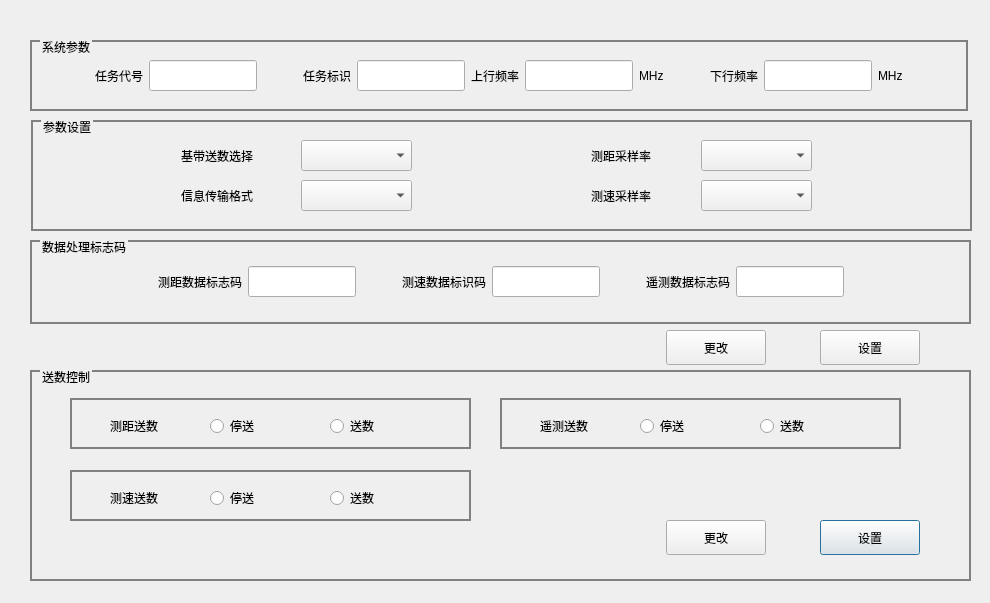
<?xml version="1.0" encoding="UTF-8"?>
<ui version="4.0">
 <class>USBBBE_SysParaSetGUIDlg</class>
 <widget class="QDialog" name="USBBBE_SysParaSetGUIDlg">
  <property name="geometry">
   <rect>
    <x>0</x>
    <y>0</y>
    <width>990</width>
    <height>603</height>
   </rect>
  </property>
  <property name="windowTitle">
   <string>USBBBE_SysParaSetGUIDlg</string>
  </property>
  <property name="styleSheet">
   <string notr="true">QGroupBox
{
	border-width:2px;
	border-style:solid;
	border-color:gray;
	margin-top:1ex;
}

QGroupBox::title
{
	subcontrol-origin:margin;
	subcontrol-position:top left;
	left:10px;
	padding: 0px;
}</string>
  </property>
  <widget class="QGroupBox" name="groupBox_6">
   <property name="geometry">
    <rect>
     <x>30</x>
     <y>40</y>
     <width>938</width>
     <height>71</height>
    </rect>
   </property>
   <property name="title">
    <string>系统参数</string>
   </property>
   <layout class="QGridLayout" name="gridLayout">
    <item row="0" column="0">
     <spacer name="horizontalSpacer">
      <property name="orientation">
       <enum>Qt::Horizontal</enum>
      </property>
      <property name="sizeHint" stdset="0">
       <size>
        <width>9</width>
        <height>20</height>
       </size>
      </property>
     </spacer>
    </item>
    <item row="0" column="1">
     <layout class="QHBoxLayout" name="horizontalLayout">
      <item>
       <widget class="QLabel" name="label_TaskCode">
        <property name="text">
         <string>任务代号</string>
        </property>
        <property name="alignment">
         <set>Qt::AlignLeading|Qt::AlignLeft|Qt::AlignVCenter</set>
        </property>
       </widget>
      </item>
      <item>
       <widget class="QLineEdit" name="lineEdit_TaskCode">
        <property name="minimumSize">
         <size>
          <width>0</width>
          <height>31</height>
         </size>
        </property>
       </widget>
      </item>
      <item>
       <spacer name="horizontalSpacer_5">
        <property name="orientation">
         <enum>Qt::Horizontal</enum>
        </property>
        <property name="sizeHint" stdset="0">
         <size>
          <width>40</width>
          <height>20</height>
         </size>
        </property>
       </spacer>
      </item>
      <item>
       <widget class="QLabel" name="label_TaskFlag">
        <property name="text">
         <string>任务标识</string>
        </property>
        <property name="alignment">
         <set>Qt::AlignLeading|Qt::AlignLeft|Qt::AlignVCenter</set>
        </property>
       </widget>
      </item>
      <item>
       <widget class="QLineEdit" name="lineEdit_TaskFlag">
        <property name="minimumSize">
         <size>
          <width>0</width>
          <height>31</height>
         </size>
        </property>
       </widget>
      </item>
      <item>
       <widget class="QLabel" name="label_UptoFr">
        <property name="text">
         <string>上行频率</string>
        </property>
        <property name="alignment">
         <set>Qt::AlignLeading|Qt::AlignLeft|Qt::AlignVCenter</set>
        </property>
       </widget>
      </item>
      <item>
       <widget class="QLineEdit" name="lineEdit_UptoFr">
        <property name="minimumSize">
         <size>
          <width>0</width>
          <height>31</height>
         </size>
        </property>
       </widget>
      </item>
      <item>
       <widget class="QLabel" name="label_17">
        <property name="text">
         <string>MHz</string>
        </property>
       </widget>
      </item>
      <item>
       <spacer name="horizontalSpacer_3">
        <property name="orientation">
         <enum>Qt::Horizontal</enum>
        </property>
        <property name="sizeHint" stdset="0">
         <size>
          <width>40</width>
          <height>20</height>
         </size>
        </property>
       </spacer>
      </item>
      <item>
       <widget class="QLabel" name="label_DowntoFre">
        <property name="text">
         <string>下行频率</string>
        </property>
       </widget>
      </item>
      <item>
       <widget class="QLineEdit" name="lineEdit_DowntoFre">
        <property name="minimumSize">
         <size>
          <width>0</width>
          <height>31</height>
         </size>
        </property>
       </widget>
      </item>
      <item>
       <widget class="QLabel" name="label_18">
        <property name="text">
         <string>MHz</string>
        </property>
       </widget>
      </item>
     </layout>
    </item>
    <item row="0" column="2">
     <spacer name="horizontalSpacer_2">
      <property name="orientation">
       <enum>Qt::Horizontal</enum>
      </property>
      <property name="sizeHint" stdset="0">
       <size>
        <width>9</width>
        <height>20</height>
       </size>
      </property>
     </spacer>
    </item>
   </layout>
  </widget>
  <widget class="QGroupBox" name="groupBox_8">
   <property name="geometry">
    <rect>
     <x>31</x>
     <y>120</y>
     <width>941</width>
     <height>111</height>
    </rect>
   </property>
   <property name="styleSheet">
    <string notr="true"/>
   </property>
   <property name="title">
    <string>参数设置</string>
   </property>
   <widget class="QLabel" name="label_SpeedGetRate">
    <property name="geometry">
     <rect>
      <x>560</x>
      <y>60</y>
      <width>111</width>
      <height>31</height>
     </rect>
    </property>
    <property name="text">
     <string>测速采样率</string>
    </property>
    <property name="alignment">
     <set>Qt::AlignLeading|Qt::AlignLeft|Qt::AlignVCenter</set>
    </property>
   </widget>
   <widget class="QLabel" name="label_MeterGetRate">
    <property name="geometry">
     <rect>
      <x>560</x>
      <y>20</y>
      <width>111</width>
      <height>31</height>
     </rect>
    </property>
    <property name="text">
     <string>测距采样率</string>
    </property>
    <property name="alignment">
     <set>Qt::AlignLeading|Qt::AlignLeft|Qt::AlignVCenter</set>
    </property>
   </widget>
   <widget class="QLabel" name="label_DataTransFormat">
    <property name="geometry">
     <rect>
      <x>150</x>
      <y>60</y>
      <width>100</width>
      <height>31</height>
     </rect>
    </property>
    <property name="text">
     <string>信息传输格式</string>
    </property>
    <property name="alignment">
     <set>Qt::AlignLeading|Qt::AlignLeft|Qt::AlignVCenter</set>
    </property>
   </widget>
   <widget class="QLabel" name="label_BaseDataTransType">
    <property name="geometry">
     <rect>
      <x>150</x>
      <y>20</y>
      <width>121</width>
      <height>31</height>
     </rect>
    </property>
    <property name="text">
     <string>基带送数选择</string>
    </property>
    <property name="alignment">
     <set>Qt::AlignLeading|Qt::AlignLeft|Qt::AlignVCenter</set>
    </property>
   </widget>
   <widget class="QComboBox" name="comboBox_BaseDataTransType">
    <property name="geometry">
     <rect>
      <x>270</x>
      <y>20</y>
      <width>111</width>
      <height>31</height>
     </rect>
    </property>
   </widget>
   <widget class="QComboBox" name="comboBox_DataTransFormat">
    <property name="geometry">
     <rect>
      <x>270</x>
      <y>60</y>
      <width>111</width>
      <height>31</height>
     </rect>
    </property>
   </widget>
   <widget class="QLabel" name="label_34">
    <property name="geometry">
     <rect>
      <x>1390</x>
      <y>224</y>
      <width>24</width>
      <height>16</height>
     </rect>
    </property>
    <property name="text">
     <string>字</string>
    </property>
   </widget>
   <widget class="QComboBox" name="comboBox_SpeedGetRate">
    <property name="geometry">
     <rect>
      <x>670</x>
      <y>60</y>
      <width>111</width>
      <height>31</height>
     </rect>
    </property>
   </widget>
   <widget class="QComboBox" name="comboBox_MeterGetRate">
    <property name="geometry">
     <rect>
      <x>670</x>
      <y>20</y>
      <width>111</width>
      <height>31</height>
     </rect>
    </property>
   </widget>
  </widget>
  <widget class="QGroupBox" name="groupBox_DataCtrl">
   <property name="geometry">
    <rect>
     <x>30</x>
     <y>370</y>
     <width>941</width>
     <height>211</height>
    </rect>
   </property>
   <property name="title">
    <string>送数控制</string>
   </property>
   <widget class="QGroupBox" name="groupBox_Cj">
    <property name="geometry">
     <rect>
      <x>40</x>
      <y>28</y>
      <width>401</width>
      <height>51</height>
     </rect>
    </property>
    <property name="title">
     <string/>
    </property>
    <widget class="QLabel" name="label_MeterSend">
     <property name="geometry">
      <rect>
       <x>40</x>
       <y>20</y>
       <width>71</width>
       <height>16</height>
      </rect>
     </property>
     <property name="text">
      <string>测距送数</string>
     </property>
    </widget>
    <widget class="QRadioButton" name="radioButton_MeterStop">
     <property name="geometry">
      <rect>
       <x>140</x>
       <y>20</y>
       <width>62</width>
       <height>16</height>
      </rect>
     </property>
     <property name="text">
      <string>停送</string>
     </property>
    </widget>
    <widget class="QRadioButton" name="radioButton_MeterGo">
     <property name="geometry">
      <rect>
       <x>260</x>
       <y>20</y>
       <width>62</width>
       <height>16</height>
      </rect>
     </property>
     <property name="text">
      <string>送数</string>
     </property>
    </widget>
   </widget>
   <widget class="QGroupBox" name="groupBox_Cs">
    <property name="geometry">
     <rect>
      <x>40</x>
      <y>100</y>
      <width>401</width>
      <height>51</height>
     </rect>
    </property>
    <property name="title">
     <string/>
    </property>
    <widget class="QLabel" name="label_SpeedSend">
     <property name="geometry">
      <rect>
       <x>40</x>
       <y>20</y>
       <width>71</width>
       <height>16</height>
      </rect>
     </property>
     <property name="text">
      <string>测速送数</string>
     </property>
    </widget>
    <widget class="QRadioButton" name="radioButton_SpeedStop">
     <property name="geometry">
      <rect>
       <x>140</x>
       <y>20</y>
       <width>62</width>
       <height>16</height>
      </rect>
     </property>
     <property name="text">
      <string>停送</string>
     </property>
    </widget>
    <widget class="QRadioButton" name="radioButton_SpeedGo">
     <property name="geometry">
      <rect>
       <x>260</x>
       <y>20</y>
       <width>62</width>
       <height>16</height>
      </rect>
     </property>
     <property name="text">
      <string>送数</string>
     </property>
    </widget>
   </widget>
   <widget class="QGroupBox" name="groupBox_TM">
    <property name="geometry">
     <rect>
      <x>470</x>
      <y>28</y>
      <width>401</width>
      <height>51</height>
     </rect>
    </property>
    <property name="title">
     <string/>
    </property>
    <widget class="QLabel" name="label_TMSend">
     <property name="geometry">
      <rect>
       <x>40</x>
       <y>20</y>
       <width>71</width>
       <height>16</height>
      </rect>
     </property>
     <property name="text">
      <string>遥测送数</string>
     </property>
    </widget>
    <widget class="QRadioButton" name="radioButton_TeleStop">
     <property name="geometry">
      <rect>
       <x>140</x>
       <y>20</y>
       <width>62</width>
       <height>16</height>
      </rect>
     </property>
     <property name="text">
      <string>停送</string>
     </property>
    </widget>
    <widget class="QRadioButton" name="radioButton_TeleGo">
     <property name="geometry">
      <rect>
       <x>260</x>
       <y>20</y>
       <width>62</width>
       <height>16</height>
      </rect>
     </property>
     <property name="text">
      <string>送数</string>
     </property>
    </widget>
   </widget>
   <widget class="QPushButton" name="pushButton_SetDTCtrl">
    <property name="geometry">
     <rect>
      <x>790</x>
      <y>150</y>
      <width>100</width>
      <height>35</height>
     </rect>
    </property>
    <property name="text">
     <string>设置</string>
    </property>
   </widget>
   <widget class="QPushButton" name="pushButton_ModifyDTCtrl">
    <property name="geometry">
     <rect>
      <x>636</x>
      <y>150</y>
      <width>100</width>
      <height>35</height>
     </rect>
    </property>
    <property name="text">
     <string>更改</string>
    </property>
   </widget>
  </widget>
  <widget class="QGroupBox" name="groupBox_7">
   <property name="geometry">
    <rect>
     <x>30</x>
     <y>240</y>
     <width>941</width>
     <height>84</height>
    </rect>
   </property>
   <property name="title">
    <string>数据处理标志码</string>
   </property>
   <layout class="QHBoxLayout" name="horizontalLayout_3">
    <item>
     <spacer name="horizontalSpacer_9">
      <property name="orientation">
       <enum>Qt::Horizontal</enum>
      </property>
      <property name="sizeHint" stdset="0">
       <size>
        <width>40</width>
        <height>20</height>
       </size>
      </property>
     </spacer>
    </item>
    <item>
     <layout class="QHBoxLayout" name="horizontalLayout_2">
      <item>
       <spacer name="horizontalSpacer_4">
        <property name="orientation">
         <enum>Qt::Horizontal</enum>
        </property>
        <property name="sizeHint" stdset="0">
         <size>
          <width>40</width>
          <height>20</height>
         </size>
        </property>
       </spacer>
      </item>
      <item>
       <widget class="QLabel" name="label_CodeRate_3">
        <property name="minimumSize">
         <size>
          <width>0</width>
          <height>31</height>
         </size>
        </property>
        <property name="text">
         <string>测距数据标志码</string>
        </property>
        <property name="alignment">
         <set>Qt::AlignLeading|Qt::AlignLeft|Qt::AlignVCenter</set>
        </property>
       </widget>
      </item>
      <item>
       <widget class="QLineEdit" name="lineEdit_MeterDataCode">
        <property name="minimumSize">
         <size>
          <width>0</width>
          <height>31</height>
         </size>
        </property>
       </widget>
      </item>
      <item>
       <spacer name="horizontalSpacer_7">
        <property name="orientation">
         <enum>Qt::Horizontal</enum>
        </property>
        <property name="sizeHint" stdset="0">
         <size>
          <width>40</width>
          <height>20</height>
         </size>
        </property>
       </spacer>
      </item>
      <item>
       <widget class="QLabel" name="label_ConvType_2">
        <property name="minimumSize">
         <size>
          <width>0</width>
          <height>31</height>
         </size>
        </property>
        <property name="text">
         <string>测速数据标识码</string>
        </property>
        <property name="alignment">
         <set>Qt::AlignLeading|Qt::AlignLeft|Qt::AlignVCenter</set>
        </property>
       </widget>
      </item>
      <item>
       <widget class="QLineEdit" name="lineEdit_SpeedDataCode">
        <property name="minimumSize">
         <size>
          <width>0</width>
          <height>31</height>
         </size>
        </property>
       </widget>
      </item>
      <item>
       <spacer name="horizontalSpacer_8">
        <property name="orientation">
         <enum>Qt::Horizontal</enum>
        </property>
        <property name="sizeHint" stdset="0">
         <size>
          <width>40</width>
          <height>20</height>
         </size>
        </property>
       </spacer>
      </item>
      <item>
       <widget class="QLabel" name="label_TeleDataCode">
        <property name="minimumSize">
         <size>
          <width>0</width>
          <height>31</height>
         </size>
        </property>
        <property name="text">
         <string>遥测数据标志码</string>
        </property>
        <property name="alignment">
         <set>Qt::AlignLeading|Qt::AlignLeft|Qt::AlignVCenter</set>
        </property>
       </widget>
      </item>
      <item>
       <widget class="QLineEdit" name="lineEdit_TeleDataCode">
        <property name="minimumSize">
         <size>
          <width>0</width>
          <height>31</height>
         </size>
        </property>
       </widget>
      </item>
      <item>
       <spacer name="horizontalSpacer_6">
        <property name="orientation">
         <enum>Qt::Horizontal</enum>
        </property>
        <property name="sizeHint" stdset="0">
         <size>
          <width>40</width>
          <height>20</height>
         </size>
        </property>
       </spacer>
      </item>
     </layout>
    </item>
    <item>
     <spacer name="horizontalSpacer_10">
      <property name="orientation">
       <enum>Qt::Horizontal</enum>
      </property>
      <property name="sizeHint" stdset="0">
       <size>
        <width>40</width>
        <height>20</height>
       </size>
      </property>
     </spacer>
    </item>
   </layout>
  </widget>
  <widget class="QPushButton" name="pushButton_Set">
   <property name="geometry">
    <rect>
     <x>820</x>
     <y>330</y>
     <width>100</width>
     <height>35</height>
    </rect>
   </property>
   <property name="text">
    <string>设置</string>
   </property>
  </widget>
  <widget class="QPushButton" name="pushButton_Modify">
   <property name="geometry">
    <rect>
     <x>666</x>
     <y>330</y>
     <width>100</width>
     <height>35</height>
    </rect>
   </property>
   <property name="text">
    <string>更改</string>
   </property>
  </widget>
  <widget class="QComboBox" name="comboBox_systemOut">
   <property name="geometry">
    <rect>
     <x>670</x>
     <y>630</y>
     <width>111</width>
     <height>31</height>
    </rect>
   </property>
  </widget>
  <widget class="QLabel" name="label_systemOut">
   <property name="geometry">
    <rect>
     <x>590</x>
     <y>640</y>
     <width>59</width>
     <height>13</height>
    </rect>
   </property>
   <property name="text">
    <string>系统输出</string>
   </property>
  </widget>
  <zorder>groupBox_6</zorder>
  <zorder>groupBox_DataCtrl</zorder>
  <zorder>groupBox_8</zorder>
  <zorder>groupBox_7</zorder>
  <zorder>pushButton_Set</zorder>
  <zorder>pushButton_Modify</zorder>
  <zorder>comboBox_systemOut</zorder>
  <zorder>label_systemOut</zorder>
 </widget>
 <resources/>
 <connections/>
</ui>
